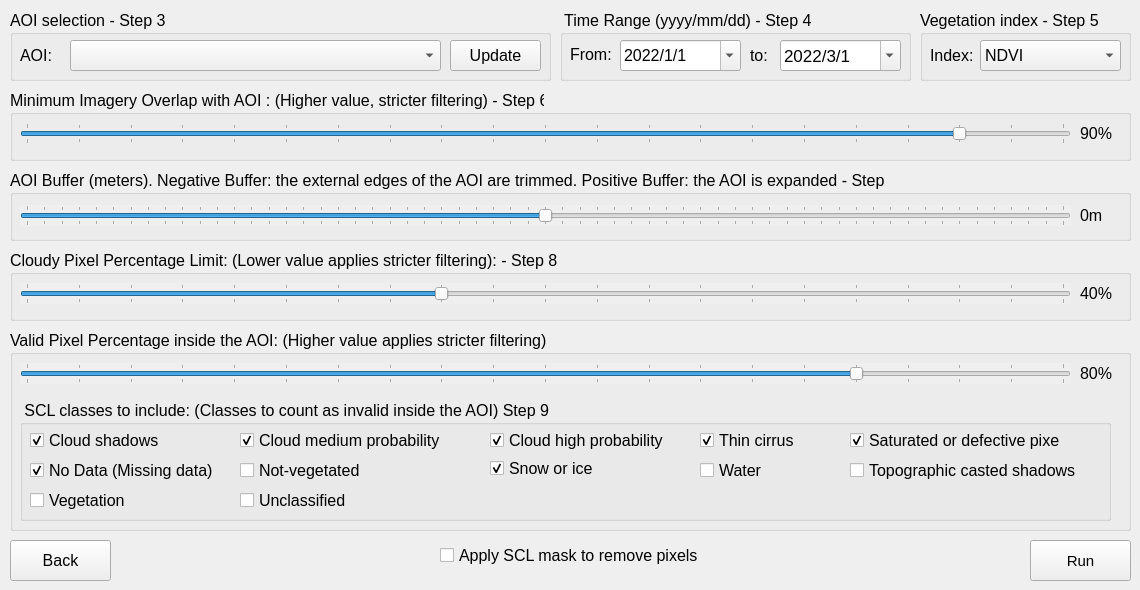
   <widget class="QWidget" name="tab_13">
    <attribute name="title">
     <string>Overview</string>
    </attribute>
    <widget class="QGroupBox" name="groupBox_12">
     <property name="geometry">
      <rect>
       <x>10</x>
       <y>10</y>
       <width>541</width>
       <height>71</height>
      </rect>
     </property>
     <property name="font">
      <font>
       <pointsize>12</pointsize>
      </font>
     </property>
     <property name="title">
      <string>AOI selection - Step 3</string>
     </property>
     <widget class="QComboBox" name="vector_layer_combobox_2">
      <property name="geometry">
       <rect>
        <x>60</x>
        <y>30</y>
        <width>371</width>
        <height>31</height>
       </rect>
      </property>
      <property name="font">
       <font>
        <pointsize>12</pointsize>
       </font>
      </property>
     </widget>
     <widget class="QPushButton" name="update_vector_2">
      <property name="geometry">
       <rect>
        <x>440</x>
        <y>30</y>
        <width>91</width>
        <height>31</height>
       </rect>
      </property>
      <property name="font">
       <font>
        <pointsize>12</pointsize>
       </font>
      </property>
      <property name="text">
       <string>Update</string>
      </property>
      <property name="icon">
       <iconset>
        <normaloff>../medias/refresh-3104.png</normaloff>../medias/refresh-3104.png</iconset>
      </property>
     </widget>
     <widget class="QLabel" name="label_6">
      <property name="geometry">
       <rect>
        <x>10</x>
        <y>35</y>
        <width>41</width>
        <height>21</height>
       </rect>
      </property>
      <property name="font">
       <font>
        <pointsize>12</pointsize>
       </font>
      </property>
      <property name="text">
       <string>AOI:</string>
      </property>
     </widget>
    </widget>
    <widget class="QPushButton" name="loadtimeseries">
     <property name="enabled">
      <bool>true</bool>
     </property>
     <property name="geometry">
      <rect>
       <x>1030</x>
       <y>540</y>
       <width>101</width>
       <height>41</height>
      </rect>
     </property>
     <property name="font">
      <font>
       <pointsize>11</pointsize>
      </font>
     </property>
     <property name="text">
      <string>Run</string>
     </property>
     <property name="icon">
      <iconset>
       <normaloff>../medias/icons8-reproduzir-50.png</normaloff>../medias/icons8-reproduzir-50.png</iconset>
     </property>
    </widget>
    <widget class="QGroupBox" name="groupBox_18">
     <property name="geometry">
      <rect>
       <x>10</x>
       <y>250</y>
       <width>1121</width>
       <height>71</height>
      </rect>
     </property>
     <property name="font">
      <font>
       <pointsize>12</pointsize>
      </font>
     </property>
     <property name="title">
      <string>Cloudy Pixel Percentage Limit: (Lower value applies stricter filtering): - Step 8</string>
     </property>
     <widget class="QSlider" name="horizontalSlider_total_pixel_limit_2">
      <property name="enabled">
       <bool>true</bool>
      </property>
      <property name="geometry">
       <rect>
        <x>10</x>
        <y>33</y>
        <width>1051</width>
        <height>21</height>
       </rect>
      </property>
      <property name="autoFillBackground">
       <bool>true</bool>
      </property>
      <property name="minimum">
       <number>0</number>
      </property>
      <property name="maximum">
       <number>100</number>
      </property>
      <property name="singleStep">
       <number>5</number>
      </property>
      <property name="pageStep">
       <number>5</number>
      </property>
      <property name="value">
       <number>40</number>
      </property>
      <property name="sliderPosition">
       <number>40</number>
      </property>
      <property name="orientation">
       <enum>Qt::Orientation::Horizontal</enum>
      </property>
      <property name="tickPosition">
       <enum>QSlider::TickPosition::TicksBothSides</enum>
      </property>
     </widget>
     <widget class="QLabel" name="label_cloud_2">
      <property name="geometry">
       <rect>
        <x>1070</x>
        <y>33</y>
        <width>51</width>
        <height>21</height>
       </rect>
      </property>
      <property name="font">
       <font>
        <pointsize>12</pointsize>
       </font>
      </property>
      <property name="text">
       <string>40%</string>
      </property>
     </widget>
    </widget>
    <widget class="QGroupBox" name="groupBox_19">
     <property name="geometry">
      <rect>
       <x>10</x>
       <y>330</y>
       <width>1121</width>
       <height>201</height>
      </rect>
     </property>
     <property name="font">
      <font>
       <pointsize>12</pointsize>
      </font>
     </property>
     <property name="title">
      <string>Valid Pixel Percentage inside the AOI: (Higher value applies stricter filtering)</string>
     </property>
     <widget class="QSlider" name="horizontalSlider_local_pixel_limit_2">
      <property name="enabled">
       <bool>true</bool>
      </property>
      <property name="geometry">
       <rect>
        <x>10</x>
        <y>33</y>
        <width>1051</width>
        <height>21</height>
       </rect>
      </property>
      <property name="autoFillBackground">
       <bool>true</bool>
      </property>
      <property name="minimum">
       <number>0</number>
      </property>
      <property name="maximum">
       <number>100</number>
      </property>
      <property name="singleStep">
       <number>5</number>
      </property>
      <property name="pageStep">
       <number>5</number>
      </property>
      <property name="value">
       <number>80</number>
      </property>
      <property name="sliderPosition">
       <number>80</number>
      </property>
      <property name="orientation">
       <enum>Qt::Orientation::Horizontal</enum>
      </property>
      <property name="tickPosition">
       <enum>QSlider::TickPosition::TicksBothSides</enum>
      </property>
     </widget>
     <widget class="QLabel" name="label_cloud_aoi_2">
      <property name="geometry">
       <rect>
        <x>1070</x>
        <y>33</y>
        <width>47</width>
        <height>21</height>
       </rect>
      </property>
      <property name="font">
       <font>
        <pointsize>12</pointsize>
       </font>
      </property>
      <property name="text">
       <string>80%</string>
      </property>
     </widget>
     <widget class="QGroupBox" name="groupBox_20">
      <property name="geometry">
       <rect>
        <x>10</x>
        <y>70</y>
        <width>1091</width>
        <height>121</height>
       </rect>
      </property>
      <property name="font">
       <font>
        <pointsize>12</pointsize>
       </font>
      </property>
      <property name="title">
       <string> SCL classes to include: (Classes to count as invalid inside the AOI) Step 9</string>
      </property>
      <widget class="QCheckBox" name="mask_class9_2">
       <property name="geometry">
        <rect>
         <x>470</x>
         <y>30</y>
         <width>181</width>
         <height>20</height>
        </rect>
       </property>
       <property name="font">
        <font>
         <pointsize>12</pointsize>
        </font>
       </property>
       <property name="text">
        <string>Cloud high probability</string>
       </property>
       <property name="checked">
        <bool>true</bool>
       </property>
      </widget>
      <widget class="QCheckBox" name="mask_class3_2">
       <property name="geometry">
        <rect>
         <x>10</x>
         <y>30</y>
         <width>131</width>
         <height>20</height>
        </rect>
       </property>
       <property name="font">
        <font>
         <pointsize>12</pointsize>
        </font>
       </property>
       <property name="text">
        <string>Cloud shadows</string>
       </property>
       <property name="checked">
        <bool>true</bool>
       </property>
      </widget>
      <widget class="QCheckBox" name="mask_class6_2">
       <property name="geometry">
        <rect>
         <x>680</x>
         <y>60</y>
         <width>81</width>
         <height>20</height>
        </rect>
       </property>
       <property name="font">
        <font>
         <pointsize>12</pointsize>
        </font>
       </property>
       <property name="text">
        <string>Water</string>
       </property>
      </widget>
      <widget class="QCheckBox" name="mask_class8_2">
       <property name="geometry">
        <rect>
         <x>220</x>
         <y>30</y>
         <width>221</width>
         <height>21</height>
        </rect>
       </property>
       <property name="font">
        <font>
         <pointsize>12</pointsize>
        </font>
       </property>
       <property name="text">
        <string>Cloud medium probability</string>
       </property>
       <property name="checked">
        <bool>true</bool>
       </property>
      </widget>
      <widget class="QCheckBox" name="mask_class10_2">
       <property name="geometry">
        <rect>
         <x>680</x>
         <y>30</y>
         <width>121</width>
         <height>21</height>
        </rect>
       </property>
       <property name="font">
        <font>
         <pointsize>12</pointsize>
        </font>
       </property>
       <property name="text">
        <string>Thin cirrus</string>
       </property>
       <property name="checked">
        <bool>true</bool>
       </property>
      </widget>
      <widget class="QCheckBox" name="mask_class1_2">
       <property name="geometry">
        <rect>
         <x>830</x>
         <y>30</y>
         <width>211</width>
         <height>21</height>
        </rect>
       </property>
       <property name="font">
        <font>
         <pointsize>12</pointsize>
        </font>
       </property>
       <property name="text">
        <string>Saturated or defective pixel</string>
       </property>
       <property name="checked">
        <bool>true</bool>
       </property>
      </widget>
      <widget class="QCheckBox" name="mask_class0_2">
       <property name="geometry">
        <rect>
         <x>10</x>
         <y>60</y>
         <width>191</width>
         <height>21</height>
        </rect>
       </property>
       <property name="font">
        <font>
         <pointsize>12</pointsize>
        </font>
       </property>
       <property name="text">
        <string>No Data (Missing data)</string>
       </property>
       <property name="checked">
        <bool>true</bool>
       </property>
      </widget>
      <widget class="QCheckBox" name="mask_class4_2">
       <property name="geometry">
        <rect>
         <x>10</x>
         <y>90</y>
         <width>111</width>
         <height>21</height>
        </rect>
       </property>
       <property name="font">
        <font>
         <pointsize>12</pointsize>
        </font>
       </property>
       <property name="text">
        <string>Vegetation</string>
       </property>
      </widget>
      <widget class="QCheckBox" name="mask_class5_2">
       <property name="geometry">
        <rect>
         <x>220</x>
         <y>60</y>
         <width>121</width>
         <height>21</height>
        </rect>
       </property>
       <property name="font">
        <font>
         <pointsize>12</pointsize>
        </font>
       </property>
       <property name="text">
        <string>Not-vegetated</string>
       </property>
      </widget>
      <widget class="QCheckBox" name="mask_class7_2">
       <property name="geometry">
        <rect>
         <x>220</x>
         <y>90</y>
         <width>111</width>
         <height>21</height>
        </rect>
       </property>
       <property name="font">
        <font>
         <pointsize>12</pointsize>
        </font>
       </property>
       <property name="text">
        <string>Unclassified</string>
       </property>
      </widget>
      <widget class="QCheckBox" name="mask_class2_2">
       <property name="geometry">
        <rect>
         <x>830</x>
         <y>60</y>
         <width>251</width>
         <height>21</height>
        </rect>
       </property>
       <property name="font">
        <font>
         <pointsize>12</pointsize>
        </font>
       </property>
       <property name="text">
        <string>Topographic casted shadows</string>
       </property>
      </widget>
      <widget class="QCheckBox" name="mask_class11_2">
       <property name="geometry">
        <rect>
         <x>470</x>
         <y>60</y>
         <width>111</width>
         <height>17</height>
        </rect>
       </property>
       <property name="font">
        <font>
         <pointsize>12</pointsize>
        </font>
       </property>
       <property name="text">
        <string>Snow or ice</string>
       </property>
       <property name="checked">
        <bool>true</bool>
       </property>
      </widget>
     </widget>
    </widget>
    <widget class="QGroupBox" name="groupBox_17">
     <property name="geometry">
      <rect>
       <x>10</x>
       <y>90</y>
       <width>1121</width>
       <height>71</height>
      </rect>
     </property>
     <property name="font">
      <font>
       <pointsize>12</pointsize>
      </font>
     </property>
     <property name="title">
      <string>Minimum Imagery Overlap with AOI : (Higher value, stricter filtering) - Step 6</string>
     </property>
     <widget class="QSlider" name="horizontalSlider_aio_cover_2">
      <property name="enabled">
       <bool>true</bool>
      </property>
      <property name="geometry">
       <rect>
        <x>10</x>
        <y>33</y>
        <width>1051</width>
        <height>21</height>
       </rect>
      </property>
      <property name="autoFillBackground">
       <bool>false</bool>
      </property>
      <property name="minimum">
       <number>0</number>
      </property>
      <property name="maximum">
       <number>100</number>
      </property>
      <property name="singleStep">
       <number>5</number>
      </property>
      <property name="pageStep">
       <number>5</number>
      </property>
      <property name="value">
       <number>90</number>
      </property>
      <property name="sliderPosition">
       <number>90</number>
      </property>
      <property name="orientation">
       <enum>Qt::Orientation::Horizontal</enum>
      </property>
      <property name="tickPosition">
       <enum>QSlider::TickPosition::TicksBothSides</enum>
      </property>
     </widget>
     <widget class="QLabel" name="label_coverage_2">
      <property name="geometry">
       <rect>
        <x>1070</x>
        <y>33</y>
        <width>51</width>
        <height>21</height>
       </rect>
      </property>
      <property name="font">
       <font>
        <pointsize>12</pointsize>
       </font>
      </property>
      <property name="text">
       <string>90%</string>
      </property>
     </widget>
     <widget class="QLabel" name="label_12">
      <property name="geometry">
       <rect>
        <x>120</x>
        <y>-40</y>
        <width>31</width>
        <height>21</height>
       </rect>
      </property>
      <property name="text">
       <string>90%</string>
      </property>
     </widget>
     <zorder>label_coverage_2</zorder>
     <zorder>label_12</zorder>
     <zorder>horizontalSlider_aio_cover_2</zorder>
    </widget>
    <widget class="QGroupBox" name="groupBox_30">
     <property name="geometry">
      <rect>
       <x>10</x>
       <y>170</y>
       <width>1121</width>
       <height>71</height>
      </rect>
     </property>
     <property name="font">
      <font>
       <pointsize>12</pointsize>
      </font>
     </property>
     <property name="title">
      <string>AOI Buffer (meters). Negative Buffer: the external edges of the AOI are trimmed. Positive Buffer: the AOI is expanded - Step 7</string>
     </property>
     <widget class="QLabel" name="label_buffer_2">
      <property name="geometry">
       <rect>
        <x>1070</x>
        <y>35</y>
        <width>51</width>
        <height>21</height>
       </rect>
      </property>
      <property name="font">
       <font>
        <pointsize>12</pointsize>
       </font>
      </property>
      <property name="text">
       <string>0m</string>
      </property>
     </widget>
     <widget class="QSlider" name="horizontalSlider_buffer_2">
      <property name="enabled">
       <bool>true</bool>
      </property>
      <property name="geometry">
       <rect>
        <x>10</x>
        <y>35</y>
        <width>1051</width>
        <height>21</height>
       </rect>
      </property>
      <property name="autoFillBackground">
       <bool>true</bool>
      </property>
      <property name="minimum">
       <number>-300</number>
      </property>
      <property name="maximum">
       <number>300</number>
      </property>
      <property name="singleStep">
       <number>10</number>
      </property>
      <property name="pageStep">
       <number>10</number>
      </property>
      <property name="value">
       <number>0</number>
      </property>
      <property name="sliderPosition">
       <number>0</number>
      </property>
      <property name="orientation">
       <enum>Qt::Orientation::Horizontal</enum>
      </property>
      <property name="tickPosition">
       <enum>QSlider::TickPosition::TicksBothSides</enum>
      </property>
     </widget>
    </widget>
    <widget class="QCheckBox" name="mask_2">
     <property name="geometry">
      <rect>
       <x>440</x>
       <y>540</y>
       <width>311</width>
       <height>31</height>
      </rect>
     </property>
     <property name="font">
      <font>
       <pointsize>12</pointsize>
      </font>
     </property>
     <property name="text">
      <string>Apply SCL mask to remove pixels</string>
     </property>
    </widget>
    <widget class="QPushButton" name="QPushButton_back_9">
     <property name="enabled">
      <bool>true</bool>
     </property>
     <property name="geometry">
      <rect>
       <x>10</x>
       <y>540</y>
       <width>101</width>
       <height>41</height>
      </rect>
     </property>
     <property name="font">
      <font>
       <pointsize>12</pointsize>
      </font>
     </property>
     <property name="text">
      <string>Back</string>
     </property>
     <property name="icon">
      <iconset>
       <normaloff>../medias/icons8-back-button-50.png</normaloff>../medias/icons8-back-button-50.png</iconset>
     </property>
    </widget>
    <widget class="QGroupBox" name="groupBox_21">
     <property name="geometry">
      <rect>
       <x>920</x>
       <y>10</y>
       <width>211</width>
       <height>71</height>
      </rect>
     </property>
     <property name="font">
      <font>
       <pointsize>12</pointsize>
      </font>
     </property>
     <property name="title">
      <string>Vegetation index - Step 5</string>
     </property>
     <widget class="QLabel" name="label_7">
      <property name="geometry">
       <rect>
        <x>10</x>
        <y>30</y>
        <width>51</width>
        <height>31</height>
       </rect>
      </property>
      <property name="font">
       <font>
        <pointsize>12</pointsize>
       </font>
      </property>
      <property name="text">
       <string>Index:</string>
      </property>
     </widget>
     <widget class="QComboBox" name="series_indice_2">
      <property name="geometry">
       <rect>
        <x>60</x>
        <y>30</y>
        <width>141</width>
        <height>31</height>
       </rect>
      </property>
      <property name="font">
       <font>
        <pointsize>12</pointsize>
       </font>
      </property>
      <item>
       <property name="text">
        <string>NDVI</string>
       </property>
      </item>
      <item>
       <property name="text">
        <string>GNDVI</string>
       </property>
      </item>
      <item>
       <property name="text">
        <string>EVI</string>
       </property>
      </item>
      <item>
       <property name="text">
        <string>SAVI</string>
       </property>
      </item>
     </widget>
    </widget>
    <widget class="QGroupBox" name="groupBox_22">
     <property name="geometry">
      <rect>
       <x>560</x>
       <y>10</y>
       <width>351</width>
       <height>71</height>
      </rect>
     </property>
     <property name="font">
      <font>
       <pointsize>12</pointsize>
      </font>
     </property>
     <property name="title">
      <string> Time Range (yyyy/mm/dd) - Step 4</string>
     </property>
     <widget class="QDateEdit" name="finaledit_2">
      <property name="geometry">
       <rect>
        <x>220</x>
        <y>30</y>
        <width>121</width>
        <height>31</height>
       </rect>
      </property>
      <property name="font">
       <font>
        <pointsize>13</pointsize>
       </font>
      </property>
      <property name="dateTime">
       <datetime>
        <hour>21</hour>
        <minute>0</minute>
        <second>0</second>
        <year>2022</year>
        <month>3</month>
        <day>1</day>
       </datetime>
      </property>
      <property name="currentSection">
       <enum>QDateTimeEdit::Section::YearSection</enum>
      </property>
      <property name="displayFormat">
       <string>yyyy/M/d</string>
      </property>
      <property name="calendarPopup">
       <bool>true</bool>
      </property>
      <property name="timeSpec">
       <enum>Qt::TimeSpec::LocalTime</enum>
      </property>
      <property name="date">
       <date>
        <year>2022</year>
        <month>3</month>
        <day>1</day>
       </date>
      </property>
     </widget>
     <widget class="QDateEdit" name="incioedit_2">
      <property name="geometry">
       <rect>
        <x>60</x>
        <y>30</y>
        <width>121</width>
        <height>31</height>
       </rect>
      </property>
      <property name="font">
       <font>
        <pointsize>12</pointsize>
       </font>
      </property>
      <property name="dateTime">
       <datetime>
        <hour>0</hour>
        <minute>0</minute>
        <second>0</second>
        <year>2022</year>
        <month>1</month>
        <day>1</day>
       </datetime>
      </property>
      <property name="displayFormat">
       <string>yyyy/M/d</string>
      </property>
      <property name="calendarPopup">
       <bool>true</bool>
      </property>
      <property name="date">
       <date>
        <year>2022</year>
        <month>1</month>
        <day>1</day>
       </date>
      </property>
     </widget>
     <widget class="QLabel" name="label_4">
      <property name="geometry">
       <rect>
        <x>10</x>
        <y>29</y>
        <width>51</width>
        <height>31</height>
       </rect>
      </property>
      <property name="font">
       <font>
        <pointsize>12</pointsize>
       </font>
      </property>
      <property name="text">
       <string>From:</string>
      </property>
     </widget>
     <widget class="QLabel" name="label_5">
      <property name="geometry">
       <rect>
        <x>190</x>
        <y>35</y>
        <width>41</width>
        <height>21</height>
       </rect>
      </property>
      <property name="font">
       <font>
        <pointsize>12</pointsize>
       </font>
      </property>
      <property name="text">
       <string>to:</string>
      </property>
     </widget>
    </widget>
   </widget>
